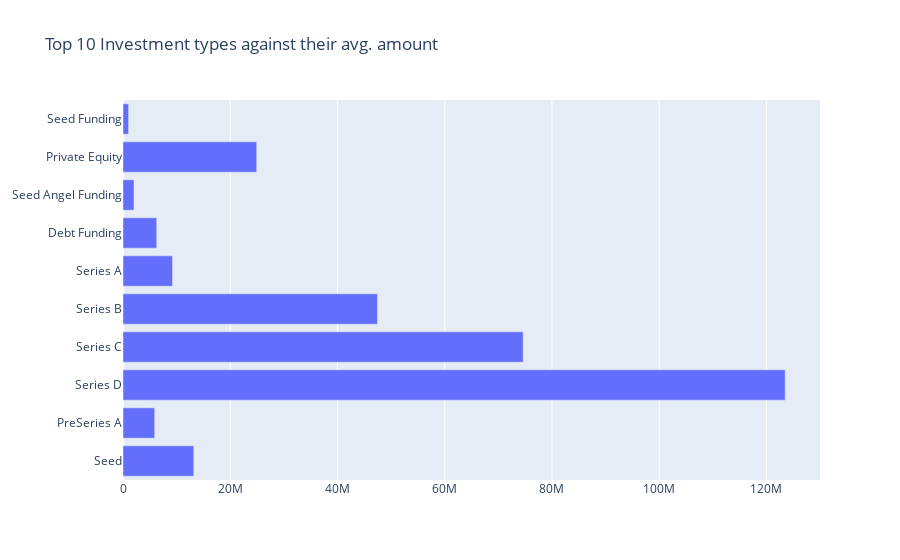

Notebook code for this chart:
### Markdown cell above
## Insight:


* Private equity funding seems to be the one with high number of deals and the highest sum value of 26.7B raised as well
* Though seed funding has 1388 funding deals, the sum of money raised is just about 500M since they happen during the very early stages of a startup.

Now let us see what is the average value raised by the startups in each of these funding rounds.

### Code cell
fig = go.Figure(data = go.Bar(y = top10_inv_type_amt.index[::-1],
                              x= top10_inv_type_amt['mean'][::-1],
                              orientation='h'),
                layout_title_text = 'Top 10 Investment types against their avg. amount')
fig.show()

### Figure 1 — Plotly figure (JSON) as saved in the notebook; plotly's stock layout.template omitted (floating-point values rounded to 4 significant figures)
{"data": [{"orientation": "h", "type": "bar", "x": [13200000, 5910000.0, 123483250, 74620000.0, 47460000.0, 9236000.0, 6288000.0, 2052000.0, 24930000.0, 1038000.0], "y": ["Seed", "PreSeries A", "Series D", "Series C", "Series B", "Series A", "Debt Funding", "Seed Angel Funding", "Private Equity", "Seed Funding"]}], "layout": {"autosize": true, "title": {"text": "Top 10 Investment types against their avg. amount"}, "xaxis": {"autorange": true, "range": [0, 130000000.0], "type": "linear"}, "yaxis": {"autorange": true, "range": [-0.5, 9.5], "type": "category"}}}
